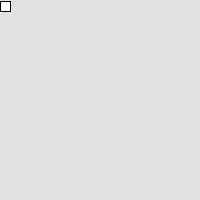
Frame 1 (no input)
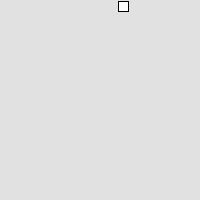
Frame 60 (the mouse pressed at the canvas centre just before this capture)
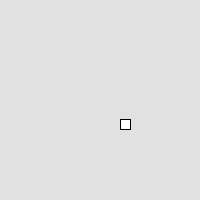
Frame 120 (the mouse held since frame 60 and released just before this capture)

The Processing sketch that drew these frames (run headless with seeded random() and noise(); from frame 60 on, the mouse is pressed at the canvas centre):

// Processing sketch: stateVariableReverseEngineer
// ── stateVariableReverseEngineer.pde
int x=0;
int y=1;
//State Variable Reverse Engineer

int state = 0; //0-right
      //1 - down  2- left
      //3 - up
      
void setup(){
  size(200,200);
  
}

void square(){
  background(225);
  rect(x,y,10,10);
  if (state == 0){
    x += 2;
    if(x + 13 > width) state++;
  }
  else if(state == 1){
    y += 2;
    if (y + 12 >= height) state++;
  }
  else if(state == 2){
    x -= 2;
    if (x<=0) state++;
  }
  else if(state == 3){
    y -= 2;
    if (y<=0) state = 0;
  }
}

void mousePressed(){
  state += 1;
  if (state == 4) state = 0;
}

void draw(){
  square();
}
